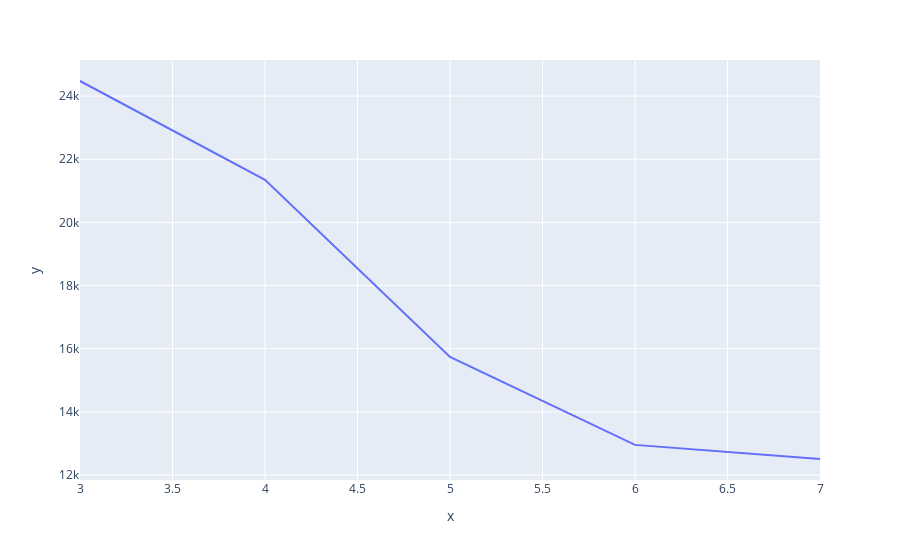

Notebook code cell kept with this figure:
### Code cell
# visualizing inertia score for 'elbow' method

px.line(x = n_clusters_list, y = inertia)

### Figure 1 — Plotly figure (JSON) as saved in the notebook; plotly's stock layout.template omitted (floating-point values rounded to 4 significant figures)
{"data": [{"hovertemplate": "x=%{x}<br>y=%{y}<extra></extra>", "legendgroup": "", "line": {"color": "#636efa", "dash": "solid"}, "marker": {"symbol": "circle"}, "mode": "lines", "name": "", "orientation": "v", "showlegend": false, "type": "scatter", "x": [3, 4, 5, 6, 7], "xaxis": "x", "y": [24480.0, 21350.0, 15740.0, 12950.0, 12510.0], "yaxis": "y"}], "layout": {"legend": {"tracegroupgap": 0}, "margin": {"t": 60}, "xaxis": {"anchor": "y", "domain": [0, 1], "title": {"text": "x"}}, "yaxis": {"anchor": "x", "domain": [0, 1], "title": {"text": "y"}}}}
